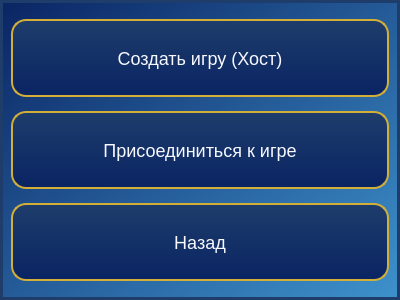
<?xml version="1.0" encoding="UTF-8"?>
<ui version="4.0">
 <class>MultiplayerModeWindow</class>
 <widget class="QDialog" name="MultiplayerModeWindow">
  <property name="geometry">
   <rect>
    <x>0</x>
    <y>0</y>
    <width>400</width>
    <height>300</height>
   </rect>
  </property>
  <property name="windowTitle">
   <string>Выберите режим</string>
  </property>
  <property name="styleSheet">
   <string notr="true">
QDialog {
    background-color: qlineargradient(x1:0, y1:0, x2:1, y2:1, stop:0 #0a2463, stop:1 #3e92cc);
    border: 3px solid #1e3d6b;
}
QPushButton {
    background-color: qlineargradient(x1:0, y1:0, x2:0, y2:1, stop:0 #1e3d6b, stop:1 #0a2463);
    border: 2px solid #d4af37; border-radius: 15px; padding: 12px 24px;
    font-family: &quot;Arial Rounded MT Bold&quot;; font-size: 18px; color: #f8f8ff;
    min-width: 200px; min-height: 50px;
}
QPushButton:hover {
    background-color: qlineargradient(x1:0, y1:0, x2:0, y2:1, stop:0 #3a5f8c, stop:1 #1e3d6b);
}
   </string>
  </property>
  <layout class="QVBoxLayout" name="verticalLayout">
   <item>
    <widget class="QPushButton" name="btnHost">
     <property name="text">
      <string>Создать игру (Хост)</string>
     </property>
    </widget>
   </item>
   <item>
    <widget class="QPushButton" name="btnJoin">
     <property name="text">
      <string>Присоединиться к игре</string>
     </property>
    </widget>
   </item>
   <item>
    <widget class="QPushButton" name="btnBack">
     <property name="text">
      <string>Назад</string>
     </property>
    </widget>
   </item>
  </layout>
 </widget>
 <resources/>
 <connections/>
</ui>
